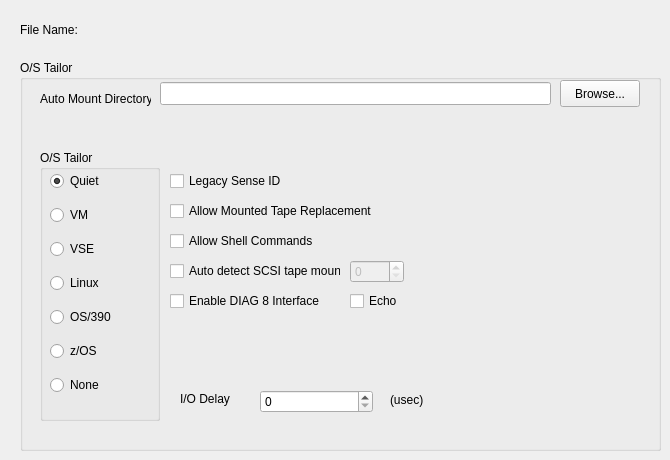
   <widget class="QWidget" name="OSTailor">
    <attribute name="title">
     <string>O/S Tailor</string>
    </attribute>
    <widget class="QGroupBox" name="groupBox">
     <property name="geometry">
      <rect>
       <x>20</x>
       <y>60</y>
       <width>641</width>
       <height>391</height>
      </rect>
     </property>
     <property name="title">
      <string>O/S Tailor</string>
     </property>
     <widget class="QGroupBox" name="groupBox_6">
      <property name="geometry">
       <rect>
        <x>20</x>
        <y>90</y>
        <width>120</width>
        <height>271</height>
       </rect>
      </property>
      <property name="title">
       <string>O/S Tailor</string>
      </property>
      <widget class="QRadioButton" name="quiet">
       <property name="geometry">
        <rect>
         <x>10</x>
         <y>20</y>
         <width>97</width>
         <height>22</height>
        </rect>
       </property>
       <property name="text">
        <string>Quiet</string>
       </property>
       <property name="checked">
        <bool>true</bool>
       </property>
      </widget>
      <widget class="QRadioButton" name="linuxb">
       <property name="geometry">
        <rect>
         <x>10</x>
         <y>122</y>
         <width>97</width>
         <height>22</height>
        </rect>
       </property>
       <property name="text">
        <string>Linux</string>
       </property>
      </widget>
      <widget class="QRadioButton" name="none">
       <property name="geometry">
        <rect>
         <x>10</x>
         <y>224</y>
         <width>97</width>
         <height>22</height>
        </rect>
       </property>
       <property name="text">
        <string>None</string>
       </property>
      </widget>
      <widget class="QRadioButton" name="vm">
       <property name="geometry">
        <rect>
         <x>10</x>
         <y>54</y>
         <width>97</width>
         <height>22</height>
        </rect>
       </property>
       <property name="text">
        <string>VM</string>
       </property>
      </widget>
      <widget class="QRadioButton" name="vse">
       <property name="geometry">
        <rect>
         <x>10</x>
         <y>88</y>
         <width>97</width>
         <height>22</height>
        </rect>
       </property>
       <property name="text">
        <string>VSE</string>
       </property>
      </widget>
      <widget class="QRadioButton" name="os390">
       <property name="geometry">
        <rect>
         <x>10</x>
         <y>156</y>
         <width>97</width>
         <height>22</height>
        </rect>
       </property>
       <property name="text">
        <string>OS/390</string>
       </property>
      </widget>
      <widget class="QRadioButton" name="zOS">
       <property name="geometry">
        <rect>
         <x>10</x>
         <y>190</y>
         <width>97</width>
         <height>22</height>
        </rect>
       </property>
       <property name="text">
        <string>z/OS</string>
       </property>
      </widget>
     </widget>
     <widget class="QPushButton" name="autoMountBrowseButton">
      <property name="geometry">
       <rect>
        <x>540</x>
        <y>20</y>
        <width>80</width>
        <height>27</height>
       </rect>
      </property>
      <property name="text">
       <string>Browse...</string>
      </property>
     </widget>
     <widget class="QLineEdit" name="autoMountDir">
      <property name="geometry">
       <rect>
        <x>140</x>
        <y>22</y>
        <width>391</width>
        <height>23</height>
       </rect>
      </property>
     </widget>
     <widget class="QLabel" name="label_44">
      <property name="geometry">
       <rect>
        <x>20</x>
        <y>30</y>
        <width>111</width>
        <height>17</height>
       </rect>
      </property>
      <property name="text">
       <string>Auto Mount Directory</string>
      </property>
     </widget>
     <widget class="QCheckBox" name="diag8EchoCheckBox">
      <property name="geometry">
       <rect>
        <x>330</x>
        <y>230</y>
        <width>83</width>
        <height>22</height>
       </rect>
      </property>
      <property name="text">
       <string>Echo</string>
      </property>
     </widget>
     <widget class="QCheckBox" name="mountedTapeReinitCheckbox">
      <property name="geometry">
       <rect>
        <x>150</x>
        <y>140</y>
        <width>221</width>
        <height>22</height>
       </rect>
      </property>
      <property name="text">
       <string>Allow Mounted Tape Replacement</string>
      </property>
     </widget>
     <widget class="QCheckBox" name="shCmdOpt">
      <property name="geometry">
       <rect>
        <x>150</x>
        <y>170</y>
        <width>151</width>
        <height>22</height>
       </rect>
      </property>
      <property name="text">
       <string>Allow Shell Commands</string>
      </property>
     </widget>
     <widget class="QCheckBox" name="diag8CmdCheckBox">
      <property name="geometry">
       <rect>
        <x>150</x>
        <y>230</y>
        <width>181</width>
        <height>22</height>
       </rect>
      </property>
      <property name="text">
       <string>Enable DIAG 8 Interface</string>
      </property>
     </widget>
     <widget class="QCheckBox" name="autoScsiMountCheck">
      <property name="geometry">
       <rect>
        <x>150</x>
        <y>200</y>
        <width>171</width>
        <height>22</height>
       </rect>
      </property>
      <property name="text">
       <string>Auto detect SCSI tape mounts</string>
      </property>
     </widget>
     <widget class="QCheckBox" name="legacySenseIdCheckbox">
      <property name="geometry">
       <rect>
        <x>150</x>
        <y>110</y>
        <width>121</width>
        <height>22</height>
       </rect>
      </property>
      <property name="text">
       <string>Legacy Sense ID</string>
      </property>
     </widget>
     <widget class="QSpinBox" name="autoScisiSecSpin">
      <property name="enabled">
       <bool>false</bool>
      </property>
      <property name="geometry">
       <rect>
        <x>330</x>
        <y>200</y>
        <width>54</width>
        <height>23</height>
       </rect>
      </property>
     </widget>
     <widget class="QSpinBox" name="ioDelaySpin">
      <property name="geometry">
       <rect>
        <x>240</x>
        <y>330</y>
        <width>113</width>
        <height>23</height>
       </rect>
      </property>
     </widget>
     <widget class="QLabel" name="label_20">
      <property name="geometry">
       <rect>
        <x>160</x>
        <y>330</y>
        <width>61</width>
        <height>17</height>
       </rect>
      </property>
      <property name="text">
       <string>I/O Delay</string>
      </property>
     </widget>
     <widget class="QLabel" name="label">
      <property name="geometry">
       <rect>
        <x>370</x>
        <y>330</y>
        <width>57</width>
        <height>19</height>
       </rect>
      </property>
      <property name="text">
       <string>(usec)</string>
      </property>
     </widget>
    </widget>
    <widget class="QLabel" name="label_21">
     <property name="geometry">
      <rect>
       <x>20</x>
       <y>20</y>
       <width>57</width>
       <height>19</height>
      </rect>
     </property>
     <property name="text">
      <string>File Name:</string>
     </property>
    </widget>
    <widget class="QLabel" name="fileNameLabel_3">
     <property name="geometry">
      <rect>
       <x>100</x>
       <y>20</y>
       <width>551</width>
       <height>19</height>
      </rect>
     </property>
     <property name="font">
      <font>
       <family>Courier New</family>
      </font>
     </property>
     <property name="text">
      <string/>
     </property>
    </widget>
   </widget>
